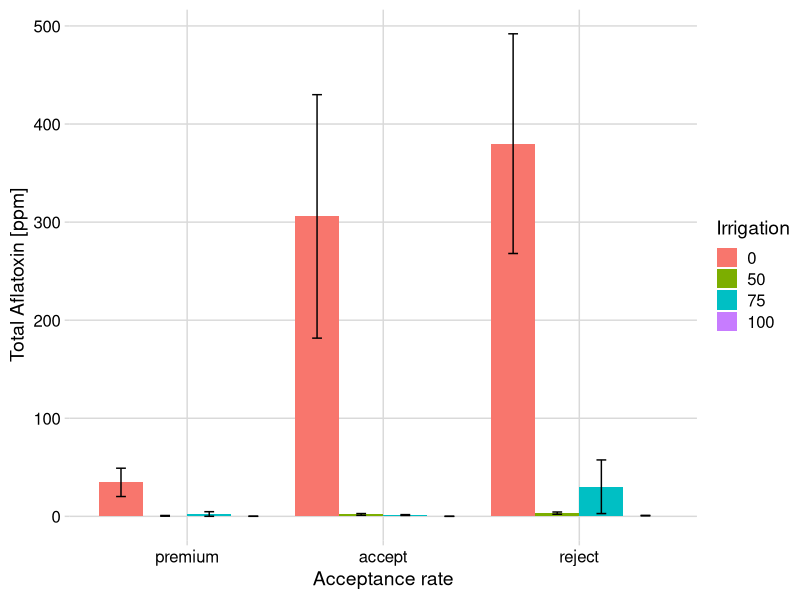

Here is the R script that generated this plot: (Note: this script raises an error after producing the figure.)

## Load packages
library(ggplot2)
library(gridExtra)
library(Hmisc)
library(cowplot)
library(plyr)
library(dplyr)
library(plotrix)


## Load cleaned data set
atdat <- read.csv("AT_Shellman_final.csv", 
                  header = TRUE) 

## Subset data to include irrigation, Acceptance and AT concentrations
vdat <- select(atdat, 11,14,17:21)
vdatm <- vdat %>% group_by(Irrigation, Acceptance) %>% summarise_all(funs(mean, sd, se=std.error), na.rm = TRUE)

# Add missing irrigation treatments (value = 0)
nr100a <- data.frame(Acceptance = "accept", Irrigation=100, stringsAsFactors=F)

# Bind rows and set fixed variables as factors
at <- rbind.fill(vdatm, nr100a)
at$Acceptance <- as.factor(at$Acceptance)
at$Irrigation <- as.factor(at$Irrigation)
at[is.na(at)] <- 0

# Change sequence of Acceptance rate
at$Acceptance <- factor(at$Acceptance,levels = c("premium", "accept", "reject"))

## Plot and save
bar <- ggplot(at, aes(x = Acceptance , y = AFTotal_mean, fill = Irrigation)) +
  geom_bar(stat="identity", position=position_dodge()) +
  geom_errorbar(aes(ymin = AFTotal_mean - AFTotal_se, 
                    ymax = AFTotal_mean + AFTotal_se,), 
                width=.2, position=position_dodge(.9)) +
  labs(x = "Acceptance rate", y = "Total Aflatoxin [ppm]") +
  #scale_fill_brewer() +
  theme_minimal_grid()

ggsave("AT_acceptance-irrigation.tiff", plot = bar, path = "Figures", width = 10, height = 7)

## Summarise data according to Irrigation, Rotation and Acceptance

vdat <- select(atdat, 8,11,14,17:21)
vdatm <- vdat %>% group_by(Rotation, Irrigation, Acceptance) %>% 
  summarise_all(funs(mean, sd, se=std.error), na.rm = TRUE)

vdatm$Acceptance <- as.factor(vdatm$Acceptance)
vdatm$Irrigation <- as.factor(vdatm$Irrigation)
vdatm$Rotation <- as.factor(vdatm$Rotation)
vdatm[is.na(at)] <- 0


write.csv(vdatm,'Output/AT_Shellman_SumStat.csv', row.names = FALSE)

## Plot and save
barRot <- ggplot(vdatm, aes(x = Acceptance , y = AFTotal_mean, fill = Irrigation)) +
  geom_bar(stat="identity", position=position_dodge()) +
  geom_errorbar(aes(ymin = AFTotal_mean - AFTotal_se, 
                    ymax = AFTotal_mean + AFTotal_se,), 
                width=.2, position=position_dodge(.9)) +
  labs(x = "Acceptance rate", y = "Total Aflatoxin [ppm]") +
  #scale_fill_brewer() +
  theme_minimal_grid() +
  facet_wrap(~Rotation)

ggsave("ATTotal_Rot_acceptance-irrigation.tiff", plot = barRot, path = "Figures", width = 10, height = 7)

## Take a closer look at the different Aflatoxins
barRot <- ggplot(vdatm, aes(x = Acceptance , y = AFG2_mean, fill = Irrigation)) +
  geom_bar(stat="identity", position=position_dodge()) +
  geom_errorbar(aes(ymin = AFG2_mean - AFG2_se, 
                    ymax = AFG2_mean + AFG2_se,), 
                width=.2, position=position_dodge(.9)) +
  labs(x = "Acceptance rate", y = "Aflatoxin G2 [ppm]") +
  #scale_fill_brewer() +
  theme_minimal_grid() +
  facet_wrap(~Rotation)

ggsave("ATG2_Rot_acceptance-irrigation.tiff", plot = barRot, path = "Figures", width = 10, height = 7)
